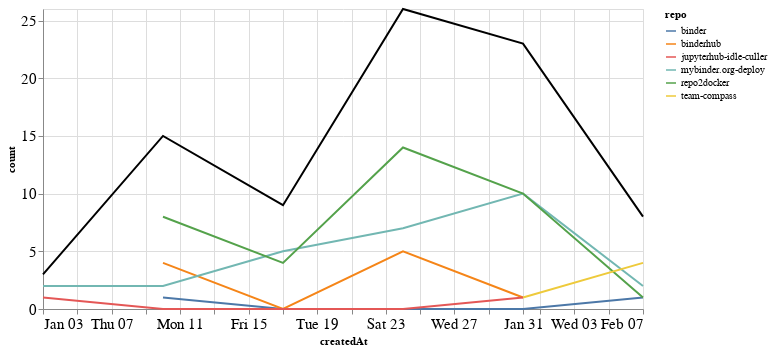

Notebook cell for this chart:
### Markdown cell above
### Comments

### Code cell
comments_time = comments.groupby('repo').resample('W', on='createdAt').count()['author'].reset_index()
comments_time = comments_time.rename(columns={'author': 'count'})
comments_time_total = comments_time.groupby('createdAt').agg({"count": "sum"}).reset_index()
ch1 = alt.Chart(comments_time, width=600).mark_line().encode(
    x='createdAt',
    y='count',
    color='repo',
    tooltip="repo"
)

ch2 = alt.Chart(comments_time_total, width=600).mark_line(color="black").encode(
    x='createdAt',
    y='count',
)

ch1 + ch2

### Figure 1 — Vega-Lite specification as saved in the notebook (floating-point values rounded to 4 significant figures)
{"config": {"axisLeft": {"labelFontSize": 15}, "axisBottom": {"labelFontSize": 15}}, "layer": [{"data": {"name": "data-ba51622246b884a0ed112fc40e5bc308"}, "mark": "line", "encoding": {"color": {"type": "nominal", "field": "repo"}, "tooltip": {"type": "nominal", "field": "repo"}, "x": {"type": "temporal", "field": "createdAt"}, "y": {"type": "quantitative", "field": "count"}}, "width": 600}, {"data": {"name": "data-fdd926fd7e970dc1fa03c853f722da58"}, "mark": {"type": "line", "color": "black"}, "encoding": {"x": {"type": "temporal", "field": "createdAt"}, "y": {"type": "quantitative", "field": "count"}}, "width": 600}], "$schema": "https://vega.github.io/schema/vega-lite/v4.8.1.json", "datasets": {"data-ba51622246b884a0ed112fc40e5bc308": [{"repo": "binder", "createdAt": "2021-01-10T00:00:00", "count": 1}, {"repo": "binder", "createdAt": "2021-01-17T00:00:00", "count": 0}, {"repo": "binder", "createdAt": "2021-01-24T00:00:00", "count": 0}, {"repo": "binder", "createdAt": "2021-01-31T00:00:00", "count": 0}, {"repo": "binder", "createdAt": "2021-02-07T00:00:00", "count": 1}, {"repo": "binderhub", "createdAt": "2021-01-10T00:00:00", "count": 4}, {"repo": "binderhub", "createdAt": "2021-01-17T00:00:00", "count": 0}, {"repo": "binderhub", "createdAt": "2021-01-24T00:00:00", "count": 5}, {"repo": "binderhub", "createdAt": "2021-01-31T00:00:00", "count": 1}, {"repo": "jupyterhub-idle-culler", "createdAt": "2021-01-03T00:00:00", "count": 1}, {"repo": "jupyterhub-idle-culler", "createdAt": "2021-01-10T00:00:00", "count": 0}, {"repo": "jupyterhub-idle-culler", "createdAt": "2021-01-17T00:00:00", "count": 0}, {"repo": "jupyterhub-idle-culler", "createdAt": "2021-01-24T00:00:00", "count": 0}, {"repo": "jupyterhub-idle-culler", "createdAt": "2021-01-31T00:00:00", "count": 1}, {"repo": "mybinder.org-deploy", "createdAt": "2021-01-03T00:00:00", "count": 2}, {"repo": "mybinder.org-deploy", "createdAt": "2021-01-10T00:00:00", "count": 2}, {"repo": "mybinder.org-deploy", "createdAt": "2021-01-17T00:00:00", "count": 5}, {"repo": "mybinder.org-deploy", "createdAt": "2021-01-24T00:00:00", "count": 7}, {"repo": "mybinder.org-deploy", "createdAt": "2021-01-31T00:00:00", "count": 10}, {"repo": "mybinder.org-deploy", "createdAt": "2021-02-07T00:00:00", "count": 2}, {"repo": "repo2docker", "createdAt": "2021-01-10T00:00:00", "count": 8}, {"repo": "repo2docker", "createdAt": "2021-01-17T00:00:00", "count": 4}, {"repo": "repo2docker", "createdAt": "2021-01-24T00:00:00", "count": 14}, {"repo": "repo2docker", "createdAt": "2021-01-31T00:00:00", "count": 10}, {"repo": "repo2docker", "createdAt": "2021-02-07T00:00:00", "count": 1}, {"repo": "team-compass", "createdAt": "2021-01-31T00:00:00", "count": 1}, {"repo": "team-compass", "createdAt": "2021-02-07T00:00:00", "count": 4}], "data-fdd926fd7e970dc1fa03c853f722da58": [{"createdAt": "2021-01-03T00:00:00", "count": 3}, {"createdAt": "2021-01-10T00:00:00", "count": 15}, {"createdAt": "2021-01-17T00:00:00", "count": 9}, {"createdAt": "2021-01-24T00:00:00", "count": 26}, {"createdAt": "2021-01-31T00:00:00", "count": 23}, {"createdAt": "2021-02-07T00:00:00", "count": 8}]}}
